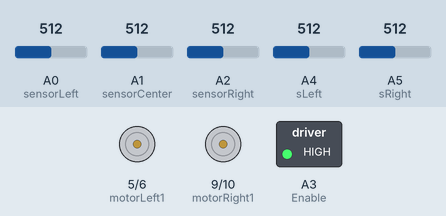
Recording of a sketch running on a simulated Arduino Uno, built with avr-gcc and run on an emulated ATmega328P. On the bench: motor-driver pin pairs drawn as motors (green arrow = first pin HIGH = forward, orange = second pin HIGH = backward, longer = more drive), switched loads named in the sketch (green lamp = pin HIGH). Inputs (shaded band) come from the test bench; at power-on: A0 (sensorLeft) = 512, A1 (sensorCenter) = 512, A2 (sensorRight) = 512, A4 (sLeft) = 512, A5 (sRight) = 512.

Above: at 1.2 s.
1.3 s: A0 (sensorLeft) set to 108
2.8 s: A0 (sensorLeft) set to 92
At 3.7 s:
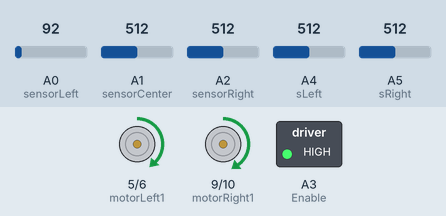
Timing chart, 0 to 5.8 s (numbered marks = the images above; inputs shaded):
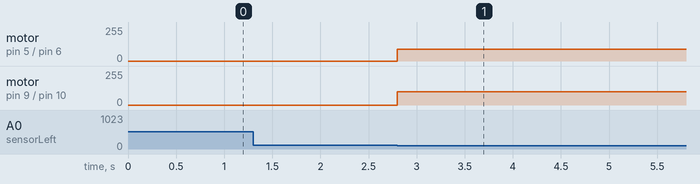

The sketch:

Pioneer_Fight.ino
```cpp
// SRF05
#define trig 4
#define echo 3
#define trigLeft 12 // Upgrade
#define echoLeft 2  // Upgrade
#define trigRight 7  // Upgrade
#define echoRight 8  // Upgrade

//Hong ngoai
#define sensorLeft A0
#define sensorCenter A1
#define sensorRight A2
#define Enable A3
#define sRight A5  // Upgrade
#define sLeft A4 // Upgrade

#define motorLeft1 5 //PWM
#define motorLeft2 6 // check more
#define motorRight1 9 //PWM
#define motorRight2 10 // check more

int line = 100;
//int line[5] = {500,100,100,100,500}; // don't forget delete "line = 600"
int sensor[5];

void setup() {
  // put your setup code here, to run once:
  pinMode(trig, OUTPUT);
  pinMode(echo, INPUT);
  pinMode(trigLeft, OUTPUT);
  pinMode(echoLeft, INPUT);
  pinMode(trigRight, OUTPUT);
  pinMode(echoRight, INPUT);

  pinMode(motorLeft1, OUTPUT);
  pinMode(motorLeft2, OUTPUT);
  pinMode(motorRight1, OUTPUT);
  pinMode(motorRight2, OUTPUT);

  pinMode(Enable, OUTPUT);
  pinMode(sensorRight, INPUT);
  pinMode(sensorCenter, INPUT);
  pinMode(sensorLeft, INPUT);
  pinMode(sLeft, INPUT);
  pinMode(sRight, INPUT);

  Serial.begin(9600);
  digitalWrite(Enable, HIGH);
}

void detectLine();
void checkSRF05();
void goStraight(int speed);
void goBack(int speed);
void turnLeft(int speed);
void turnRight(int speed);
void runRound(int speedLeft, int speedRight);

void loop() {
  // put your main code here, to run repeatedly:

  detectLine();
}

// Car follow white line
void detectLine(){

  sensor[0] = analogRead(sLeft);
  sensor[1] = analogRead(sensorLeft);
  sensor[2] = analogRead(sensorCenter);
  sensor[3] = analogRead(sensorRight);
  sensor[4] = analogRead(sRight);
  int error;

if((sensor[0]>line)&&(sensor[1]>line)&&(sensor[2]>line)&&(sensor[3]>line)&&(sensor[4]<line))           //0 0 0 0 1
  turnRight(150);// lech trai
  // else if((sensor[0]>line)&&(sensor[1]>line)&&(sensor[2]>line)&&(sensor[3]<line)&&(sensor[4]<line)) //0 0 0 1 1
  // turnRight(80);// lech trai
  else if((sensor[0]>line)&&(sensor[1]>line)&&(sensor[2]>line)&&(sensor[3]<line)&&(sensor[4]>line))    //0 0 0 1 0
  // turnRight(100);
  runRound(100, 90);// lech trai
  // else if((sensor[0]>line)&&(sensor[1]>line)&&(sensor[2]<line)&&(sensor[3]<line)&&(sensor[4]>line)) //0 0 1 1 0
  // error=1;// lech trai
  else if((sensor[0]>line)&&(sensor[1]>line)&&(sensor[2]<line)&&(sensor[3]>line)&&(sensor[4]>line))    //0 0 1 0 0
  goStraight(120);// di thang
  // else if((sensor[0]>line)&&(sensor[1]<line)&&(sensor[2]<line)&&(sensor[3]<line)&&(sensor[4]>line)) //0 1 1 0 0
  // error=0;// line chu T
  else if((sensor[0]>line)&&(sensor[1]<line)&&(sensor[2]>line)&&(sensor[3]>line)&&(sensor[4]>line))    //0 1 0 0 0
  // turnLeft(100)
  runRound(90,100);// lech phai
  // else if((sensor[0]>line)&&(sensor[1]<line)&&(sensor[2]>line)&&(sensor[3]>line)&&(sensor[4]>line)) //1 1 0 0 0
  // error=-1.5; // lech phai
  else if((sensor[0]<line)&&(sensor[1]>line)&&(sensor[2]>line)&&(sensor[3]>line)&&(sensor[4]>line))    //1 0 0 0 0
  turnLeft(150);// lech phai
  // else if((sensor[0]<line)&&(sensor[1]>line)&&(sensor[2]>line)&&(sensor[3]>line)&&(sensor[4]>line))
  // error=-2.5;// lech phai
  // else if((sensor[0]<line)&&(sensor[1]<line)&&(sensor[2]<line)&&(sensor[3]>line)&&(sensor[4]>line))
  // error=-3;// cua trai 90 do
  // else if((sensor[0]>line)&&(sensor[1]>line)&&(sensor[2]<line)&&(sensor[3]<line)&&(sensor[4]<line))
  // error=3;// cua phai 90 do
  else if((sensor[0]>line)&&(sensor[1]>line)&&(sensor[2]>line)&&(sensor[3]>line)&&(sensor[4]>line))     //0 0 0 0 0
  {
    // find line code something Bro :))
 //   runRound(150, 100);
 //   stop(); // Just for checking
  }


 // Serial.println(sensor[0],sensor[1],sensor[2],sensor[3],sensor[4]);
}
void checkSRF05(){
  digitalWrite(trigRight, LOW); // change trig pin
  delayMicroseconds(2);
  digitalWrite(trigRight, HIGH); // change trig pin
  delayMicroseconds(10);
  digitalWrite(trigRight, LOW); // change trig pin


 const unsigned long duration= pulseIn(echoRight, HIGH); // change echo pin
 int distance= duration/29/2;
 if(duration==0){
   Serial.println("Warning: no pulse from sensor");
   }
  else{
      Serial.print("distance to nearest object:");
      Serial.println(distance);
      Serial.println(" cm");
  }
 delay(100);
 }

// FOR MOTOR
void goStraight(int speed){
  int temp = constrain(speed, 0, 255);
  analogWrite(motorLeft1, temp); // Motor left turn forward
  analogWrite(motorRight1, temp); // Motor right turn forward
  digitalWrite(motorLeft2, LOW);
  digitalWrite(motorRight2, LOW);
}
void goBack(int speed){
  int temp = constrain(speed, 0, 255); // ERROR: nothing change with speed
  analogWrite(motorLeft2, temp); // Reverse
  analogWrite(motorRight2, temp); // Reverse
  digitalWrite(motorLeft1, LOW);
  digitalWrite(motorRight1, LOW);
}
void turnLeft(int speed){
  int temp = constrain(speed, 0, 255);
  analogWrite(motorRight1, temp);
  analogWrite(motorLeft1, LOW);
  digitalWrite(motorLeft2, LOW);
  digitalWrite(motorRight2, LOW);
}
void turnRight(int speed){
  int temp = constrain(speed, 0, 255);
  analogWrite(motorLeft1, temp);
  analogWrite(motorRight1, LOW);
  digitalWrite(motorLeft2, LOW);
  digitalWrite(motorRight2, LOW);
}
void stop(){
  digitalWrite(motorLeft1, LOW);
  digitalWrite(motorRight1, LOW);
  digitalWrite(motorLeft2, LOW);
  digitalWrite(motorRight2, LOW);
}

void runRound(int speedLeft, int speedRight){
  int temp1 = constrain(speedLeft, 0, 255);
  int temp2 = constrain(speedRight, 0, 255);
  analogWrite(motorLeft1, temp1);
  analogWrite(motorRight1, temp2);
  digitalWrite(motorLeft2, LOW);
  digitalWrite(motorRight2, LOW);
}
```

Measured:
- the behaviour switches between 100 and 99 on A0 (sensorLeft) (found by bisection; images 0 and 1)
- after the input at 1.3 s, every drawn part: stays the same
- after the input at 2.8 s, motor on pin 5 (motorLeft1) / pin 6 (motorLeft2): stopped → forward 90/255 at once; motor on pin 9 (motorRight1) / pin 10 (motorRight2): stopped → forward 100/255 at once
